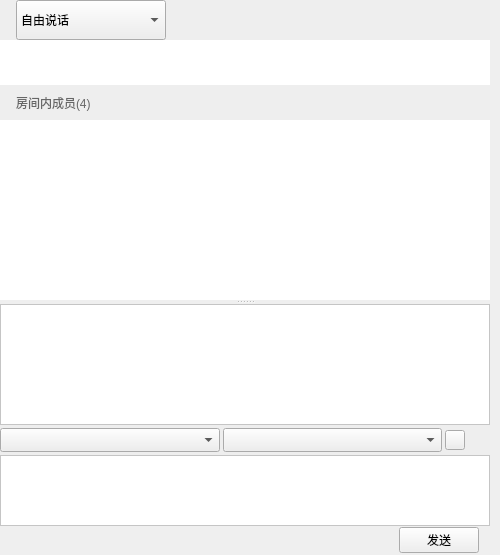
<?xml version="1.0" encoding="UTF-8"?>
<ui version="4.0">
 <class>LeftWdg</class>
 <widget class="QWidget" name="LeftWdg">
  <property name="geometry">
   <rect>
    <x>0</x>
    <y>0</y>
    <width>500</width>
    <height>555</height>
   </rect>
  </property>
  <property name="sizePolicy">
   <sizepolicy hsizetype="Preferred" vsizetype="Preferred">
    <horstretch>0</horstretch>
    <verstretch>0</verstretch>
   </sizepolicy>
  </property>
  <property name="minimumSize">
   <size>
    <width>400</width>
    <height>400</height>
   </size>
  </property>
  <property name="maximumSize">
   <size>
    <width>16777215</width>
    <height>16777215</height>
   </size>
  </property>
  <property name="windowTitle">
   <string>LeftWdg</string>
  </property>
  <layout class="QVBoxLayout" name="verticalLayout">
   <property name="spacing">
    <number>10</number>
   </property>
   <property name="leftMargin">
    <number>0</number>
   </property>
   <property name="topMargin">
    <number>0</number>
   </property>
   <property name="rightMargin">
    <number>10</number>
   </property>
   <property name="bottomMargin">
    <number>10</number>
   </property>
   <item>
    <widget class="QSplitter" name="splitter">
     <property name="minimumSize">
      <size>
       <width>285</width>
       <height>555</height>
      </size>
     </property>
     <property name="orientation">
      <enum>Qt::Vertical</enum>
     </property>
     <widget class="QWidget" name="userListArea" native="true">
      <property name="sizePolicy">
       <sizepolicy hsizetype="Preferred" vsizetype="Maximum">
        <horstretch>0</horstretch>
        <verstretch>1</verstretch>
       </sizepolicy>
      </property>
      <property name="minimumSize">
       <size>
        <width>0</width>
        <height>300</height>
       </size>
      </property>
      <property name="styleSheet">
       <string notr="true">background-color: rgb(238, 238, 238);</string>
      </property>
      <layout class="QVBoxLayout" name="verticalLayout_2">
       <property name="spacing">
        <number>0</number>
       </property>
       <property name="margin">
        <number>0</number>
       </property>
       <item>
        <layout class="QHBoxLayout" name="hBoxSpeakMode">
         <property name="spacing">
          <number>0</number>
         </property>
         <property name="leftMargin">
          <number>16</number>
         </property>
         <item>
          <widget class="QComboBox" name="cmbSpeakMode">
           <property name="minimumSize">
            <size>
             <width>150</width>
             <height>40</height>
            </size>
           </property>
           <property name="maximumSize">
            <size>
             <width>200</width>
             <height>16777215</height>
            </size>
           </property>
           <property name="styleSheet">
            <string notr="true"/>
           </property>
           <item>
            <property name="text">
             <string>自由说话</string>
            </property>
           </item>
           <item>
            <property name="text">
             <string>按键说话</string>
            </property>
           </item>
           <item>
            <property name="text">
             <string>主持人点名</string>
            </property>
           </item>
          </widget>
         </item>
         <item>
          <spacer name="horizontalSpacer_2">
           <property name="orientation">
            <enum>Qt::Horizontal</enum>
           </property>
           <property name="sizeHint" stdset="0">
            <size>
             <width>40</width>
             <height>2</height>
            </size>
           </property>
          </spacer>
         </item>
        </layout>
       </item>
       <item>
        <layout class="QHBoxLayout" name="horizontalLayout_2">
         <item>
          <widget class="QLabel" name="lblSpeakerStatus">
           <property name="sizePolicy">
            <sizepolicy hsizetype="Preferred" vsizetype="Preferred">
             <horstretch>0</horstretch>
             <verstretch>0</verstretch>
            </sizepolicy>
           </property>
           <property name="minimumSize">
            <size>
             <width>184</width>
             <height>45</height>
            </size>
           </property>
           <property name="maximumSize">
            <size>
             <width>16777215</width>
             <height>16777215</height>
            </size>
           </property>
           <property name="styleSheet">
            <string notr="true">background-color: rgb(255, 255, 255);
background-repeat: no-repeat;</string>
           </property>
           <property name="text">
            <string/>
           </property>
           <property name="pixmap">
            <pixmap resource="../Resources/Default.qrc">:/skin/room/imgSpeakStatus.png</pixmap>
           </property>
          </widget>
         </item>
        </layout>
       </item>
       <item>
        <layout class="QHBoxLayout" name="horizontalLayout_3">
         <property name="leftMargin">
          <number>16</number>
         </property>
         <item>
          <widget class="QLabel" name="lblUserNum">
           <property name="sizePolicy">
            <sizepolicy hsizetype="Fixed" vsizetype="Preferred">
             <horstretch>0</horstretch>
             <verstretch>0</verstretch>
            </sizepolicy>
           </property>
           <property name="minimumSize">
            <size>
             <width>80</width>
             <height>35</height>
            </size>
           </property>
           <property name="maximumSize">
            <size>
             <width>120</width>
             <height>16777215</height>
            </size>
           </property>
           <property name="styleSheet">
            <string notr="true">font: 12pt &quot;微软雅黑&quot;;
color: rgb(102,102,102);</string>
           </property>
           <property name="text">
            <string>房间内成员(4)</string>
           </property>
          </widget>
         </item>
         <item>
          <spacer name="horizontalSpacer">
           <property name="orientation">
            <enum>Qt::Horizontal</enum>
           </property>
           <property name="sizeHint" stdset="0">
            <size>
             <width>40</width>
             <height>20</height>
            </size>
           </property>
          </spacer>
         </item>
        </layout>
       </item>
       <item>
        <widget class="QListView" name="lvUser">
         <property name="sizePolicy">
          <sizepolicy hsizetype="Preferred" vsizetype="Preferred">
           <horstretch>0</horstretch>
           <verstretch>0</verstretch>
          </sizepolicy>
         </property>
         <property name="styleSheet">
          <string notr="true">background-color: rgb(255, 255, 255);
border:0px solid rgb(211, 224, 233);
min-height:40px;</string>
         </property>
        </widget>
       </item>
      </layout>
     </widget>
     <widget class="QWidget" name="txtChatArea" native="true">
      <property name="sizePolicy">
       <sizepolicy hsizetype="Preferred" vsizetype="Fixed">
        <horstretch>0</horstretch>
        <verstretch>0</verstretch>
       </sizepolicy>
      </property>
      <property name="minimumSize">
       <size>
        <width>285</width>
        <height>250</height>
       </size>
      </property>
      <property name="maximumSize">
       <size>
        <width>16777215</width>
        <height>500</height>
       </size>
      </property>
      <layout class="QVBoxLayout" name="downLayout">
       <property name="spacing">
        <number>0</number>
       </property>
       <property name="sizeConstraint">
        <enum>QLayout::SetMinimumSize</enum>
       </property>
       <property name="margin">
        <number>0</number>
       </property>
       <item>
        <widget class="QWidget" name="verticalWidget" native="true">
         <property name="minimumSize">
          <size>
           <width>285</width>
           <height>105</height>
          </size>
         </property>
         <layout class="QVBoxLayout" name="verticalLayout_3" stretch="0,0,0,0">
          <property name="spacing">
           <number>0</number>
          </property>
          <property name="margin">
           <number>0</number>
          </property>
          <item>
           <widget class="QTextEdit" name="outPutTextEdit">
            <property name="sizePolicy">
             <sizepolicy hsizetype="Preferred" vsizetype="Preferred">
              <horstretch>0</horstretch>
              <verstretch>0</verstretch>
             </sizepolicy>
            </property>
            <property name="styleSheet">
             <string notr="true">background-color: rgb(255, 255, 255);</string>
            </property>
           </widget>
          </item>
          <item>
           <widget class="QWidget" name="chatToolBar" native="true">
            <property name="sizePolicy">
             <sizepolicy hsizetype="Preferred" vsizetype="Fixed">
              <horstretch>0</horstretch>
              <verstretch>0</verstretch>
             </sizepolicy>
            </property>
            <property name="minimumSize">
             <size>
              <width>277</width>
              <height>30</height>
             </size>
            </property>
            <property name="styleSheet">
             <string notr="true">background-color: rgb(238, 238, 238);</string>
            </property>
            <layout class="QHBoxLayout" name="horizontalLayout_5">
             <property name="spacing">
              <number>3</number>
             </property>
             <property name="leftMargin">
              <number>0</number>
             </property>
             <property name="topMargin">
              <number>0</number>
             </property>
             <property name="rightMargin">
              <number>2</number>
             </property>
             <property name="bottomMargin">
              <number>0</number>
             </property>
             <item>
              <widget class="QComboBox" name="fontBox">
               <property name="styleSheet">
                <string notr="true">outline: none;
	margin: 0px;
	border-width:3px 3px 3px 3px;
	border-image:url(:/login/login/style_1_disable.png);
	padding: 1px 1px 1px 1px;
	selection-background-color: qlineargradient(x1: 0.5, y1: 0.5, x2: 0, y2: 0, stop: 0 #3f98d9, stop: 1 #3188c7);

</string>
               </property>
              </widget>
             </item>
             <item>
              <widget class="QComboBox" name="sizeBox">
               <property name="styleSheet">
                <string notr="true">outline: none;
	margin: 0px;
	border-width:3px 3px 3px 3px;
	border-image:url(:/login/login/style_1_disable.png);
	padding: 1px 1px 1px 1px;
	selection-background-color: qlineargradient(x1: 0.5, y1: 0.5, x2: 0, y2: 0, stop: 0 #3f98d9, stop: 1 #3188c7);
</string>
               </property>
              </widget>
             </item>
             <item>
              <widget class="QPushButton" name="colorBtn">
               <property name="maximumSize">
                <size>
                 <width>20</width>
                 <height>20</height>
                </size>
               </property>
               <property name="styleSheet">
                <string notr="true">border-image:url(:/setting/setting/colorImage.png);</string>
               </property>
               <property name="text">
                <string/>
               </property>
              </widget>
             </item>
             <item>
              <widget class="QPushButton" name="gifBtn">
               <property name="maximumSize">
                <size>
                 <width>20</width>
                 <height>20</height>
                </size>
               </property>
               <property name="styleSheet">
                <string notr="true">border:0px;
	min-width:20px;min-height:20px;
	max-width:20px;max-height:20px;	
	border-image: url(:/setting/setting/MoreExpressionShops.png) 0 0 0 0;</string>
               </property>
               <property name="text">
                <string/>
               </property>
              </widget>
             </item>
            </layout>
           </widget>
          </item>
          <item>
           <widget class="QTextEdit" name="inPutTextEdit">
            <property name="sizePolicy">
             <sizepolicy hsizetype="Preferred" vsizetype="Preferred">
              <horstretch>0</horstretch>
              <verstretch>0</verstretch>
             </sizepolicy>
            </property>
            <property name="minimumSize">
             <size>
              <width>250</width>
              <height>71</height>
             </size>
            </property>
            <property name="maximumSize">
             <size>
              <width>16777215</width>
              <height>130</height>
             </size>
            </property>
            <property name="styleSheet">
             <string notr="true">background-color: rgb(255, 255, 255);</string>
            </property>
            <property name="horizontalScrollBarPolicy">
             <enum>Qt::ScrollBarAlwaysOff</enum>
            </property>
            <property name="html">
             <string>&lt;!DOCTYPE HTML PUBLIC &quot;-//W3C//DTD HTML 4.0//EN&quot; &quot;http://www.w3.org/TR/REC-html40/strict.dtd&quot;&gt;
&lt;html&gt;&lt;head&gt;&lt;meta name=&quot;qrichtext&quot; content=&quot;1&quot; /&gt;&lt;style type=&quot;text/css&quot;&gt;
p, li { white-space: pre-wrap; }
&lt;/style&gt;&lt;/head&gt;&lt;body style=&quot; font-family:'SimSun'; font-size:9pt; font-weight:400; font-style:normal;&quot;&gt;
&lt;p style=&quot;-qt-paragraph-type:empty; margin-top:0px; margin-bottom:0px; margin-left:0px; margin-right:0px; -qt-block-indent:0; text-indent:0px;&quot;&gt;&lt;br /&gt;&lt;/p&gt;&lt;/body&gt;&lt;/html&gt;</string>
            </property>
            <property name="overwriteMode">
             <bool>false</bool>
            </property>
            <property name="tabStopWidth">
             <number>70</number>
            </property>
           </widget>
          </item>
          <item>
           <widget class="QWidget" name="horizontalWidget" native="true">
            <layout class="QHBoxLayout" name="horizontalLayout">
             <property name="leftMargin">
              <number>10</number>
             </property>
             <property name="topMargin">
              <number>1</number>
             </property>
             <property name="bottomMargin">
              <number>2</number>
             </property>
             <item>
              <spacer name="horizontalSpacer_4">
               <property name="orientation">
                <enum>Qt::Horizontal</enum>
               </property>
               <property name="sizeHint" stdset="0">
                <size>
                 <width>40</width>
                 <height>20</height>
                </size>
               </property>
              </spacer>
             </item>
             <item>
              <widget class="QPushButton" name="btnSendMsg">
               <property name="whatsThis">
                <string>SeanButton</string>
               </property>
               <property name="text">
                <string>发送</string>
               </property>
              </widget>
             </item>
            </layout>
           </widget>
          </item>
         </layout>
        </widget>
       </item>
      </layout>
     </widget>
    </widget>
   </item>
  </layout>
 </widget>
 <layoutdefault spacing="6" margin="11"/>
 <resources>
  <include location="../Resources/Default.qrc"/>
 </resources>
 <connections/>
</ui>
